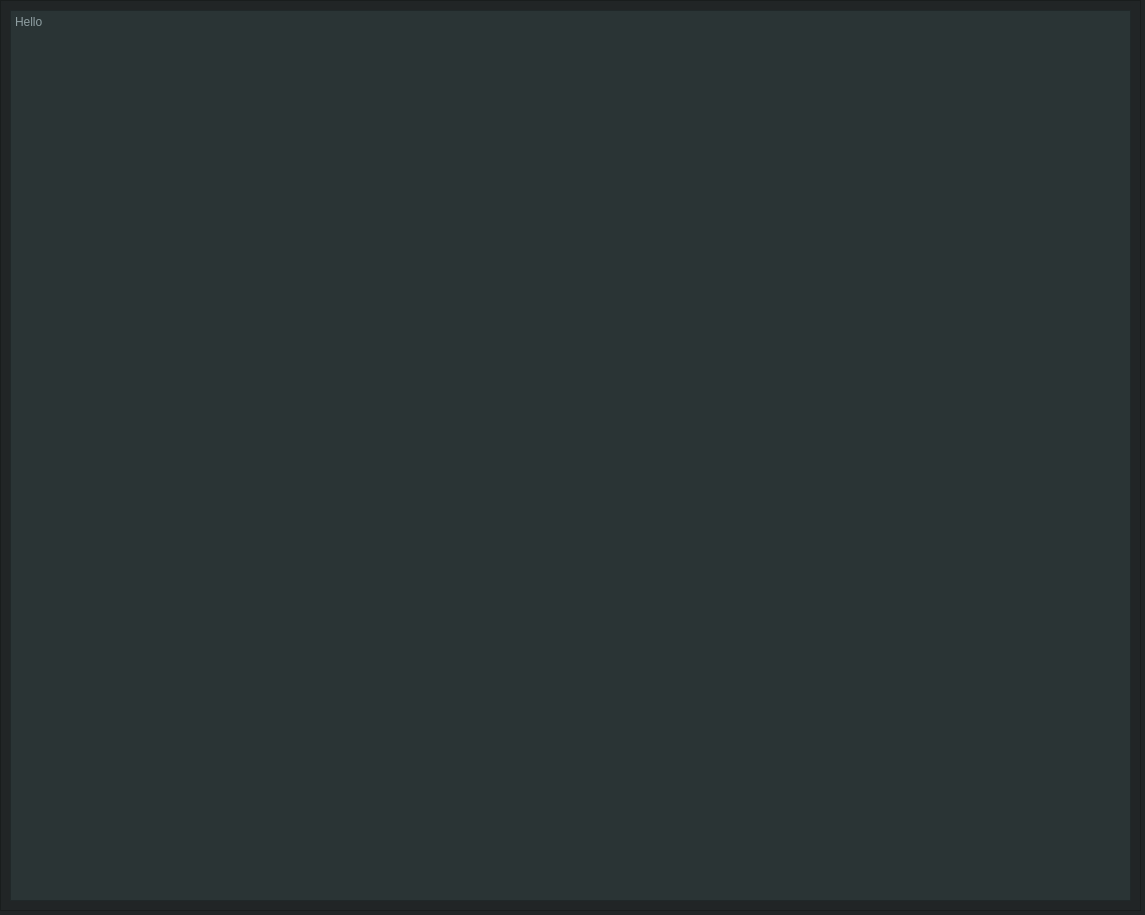
<?xml version="1.0" encoding="UTF-8"?>
<ui version="4.0">
 <class>Dialog</class>
 <widget class="QDialog" name="Dialog">
  <property name="geometry">
   <rect>
    <x>0</x>
    <y>0</y>
    <width>1145</width>
    <height>915</height>
   </rect>
  </property>
  <property name="windowTitle">
   <string>Dialog</string>
  </property>
  <property name="styleSheet">
   <string notr="true">background-color:#212526;</string>
  </property>
  <widget class="QFrame" name="frame">
   <property name="geometry">
    <rect>
     <x>0</x>
     <y>0</y>
     <width>1141</width>
     <height>911</height>
    </rect>
   </property>
   <property name="frameShape">
    <enum>QFrame::StyledPanel</enum>
   </property>
   <property name="frameShadow">
    <enum>QFrame::Raised</enum>
   </property>
   <widget class="QTextBrowser" name="textBrowser">
    <property name="geometry">
     <rect>
      <x>10</x>
      <y>10</y>
      <width>1121</width>
      <height>891</height>
     </rect>
    </property>
    <property name="styleSheet">
     <string notr="true">background-color: rgb(42, 52, 53);
color: rgb(143, 159, 162);</string>
    </property>
    <property name="html">
     <string>&lt;!DOCTYPE HTML PUBLIC &quot;-//W3C//DTD HTML 4.0//EN&quot; &quot;http://www.w3.org/TR/REC-html40/strict.dtd&quot;&gt;
&lt;html&gt;&lt;head&gt;&lt;meta name=&quot;qrichtext&quot; content=&quot;1&quot; /&gt;&lt;style type=&quot;text/css&quot;&gt;
p, li { white-space: pre-wrap; }
&lt;/style&gt;&lt;/head&gt;&lt;body style=&quot; font-family:'Helvetica Neue'; font-size:9pt; font-weight:200; font-style:normal;&quot;&gt;
&lt;p style=&quot; margin-top:0px; margin-bottom:0px; margin-left:0px; margin-right:0px; -qt-block-indent:0; text-indent:0px;&quot;&gt;&lt;span style=&quot; font-family:'Eurostile LT'; font-weight:400;&quot;&gt;Hello&lt;/span&gt;&lt;/p&gt;&lt;/body&gt;&lt;/html&gt;</string>
    </property>
   </widget>
  </widget>
 </widget>
 <resources/>
 <connections/>
</ui>
